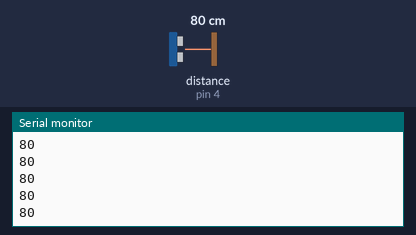
A sketch run on a simulated Arduino Uno, built with avr-gcc and run on an emulated ATmega328P. Parts: the last lines printed to the serial monitor. Wiring (inferred from the names in the program): ultrasonic range finder: trigger pin 5; echo pin 4. The test bench sets the inputs (shaded band); at power-on: distance to the obstacle (sensor on pin 4) 80 cm. The echo pulse lasts 58.3 µs per cm.

Above: at 1.2 s.
1.3 s: distance to the obstacle (sensor on pin 4) set to 2 cm
At 1.34 s:
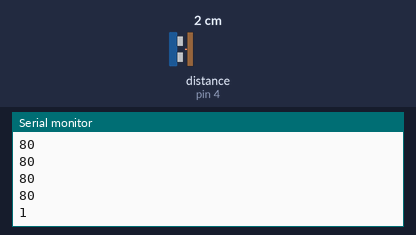
2.8 s: distance to the obstacle (sensor on pin 4) set to 4 cm
At 2.81 s:
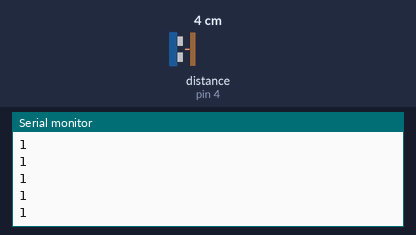
Timing chart, 0 to 5.8 s (numbered marks = the images above; inputs shaded):
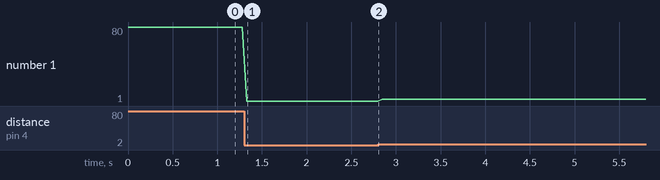

Measured:
- after the input at 1.3 s, the serial monitor: prints a new line at once (image 1)
- plotted number 1: 80 → 1 after the input at 1.3 s, 1 → 3 after the input at 2.8 s

The sketch:

us100.ino
```cpp
//TRIG 接Digital 5口，触发测距；ECHO接Digital 4口，接收距离信号。

//程序代码：

int inputPin=4;  // 定义超声波信号接收接口   ECHO接4口
int outputPin=5; // 定义超声波信号发出接口  TRIG 接5口

void setup(){
  Serial.begin(9600);
  pinMode(inputPin, INPUT);
  pinMode(outputPin, OUTPUT);
}

void loop(){
  digitalWrite(outputPin, LOW); // 使发出发出超声波信号接口低电平2μs
  delayMicroseconds(2);
  digitalWrite(outputPin, HIGH); // 使发出发出超声波信号接口高电平10μs，这里是至少10μs
  delayMicroseconds(10);
  digitalWrite(outputPin, LOW);    // 保持发出超声波信号接口低电平
  int distance = pulseIn(inputPin, HIGH);  // 读出脉冲时间
  distance= distance/58;   // 将脉冲时间转化为距离（单位：厘米）[模块将距离值转化为340m/s 时的时间值的2倍，通过Echo 端输出一高电平，可根据此高电平的持续时间来计算距离值。即距离值为：(高电平时间*340m/s)/2。]
  Serial.println(distance);   //输出距离值
  delay(50);
}
```
